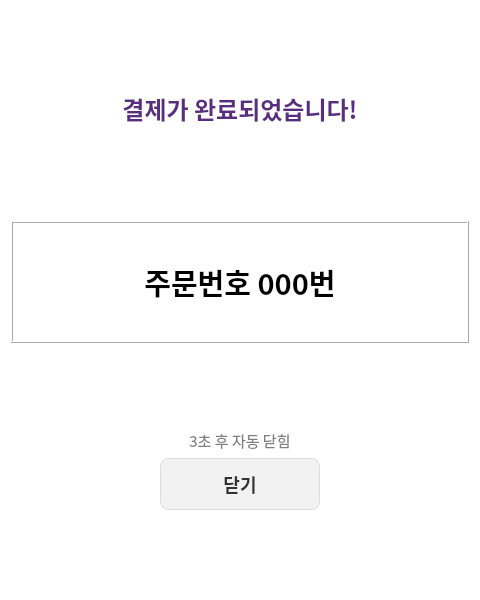
<?xml version="1.0" encoding="UTF-8"?>
<ui version="4.0">
 <class>OrderNumberView</class>
 <widget class="QWidget" name="OrderNumberView">
  <property name="geometry">
   <rect>
    <x>0</x>
    <y>0</y>
    <width>480</width>
    <height>600</height>
   </rect>
  </property>
  <property name="minimumSize">
   <size>
    <width>480</width>
    <height>600</height>
   </size>
  </property>
  <property name="maximumSize">
   <size>
    <width>480</width>
    <height>600</height>
   </size>
  </property>
  <property name="styleSheet">
   <string notr="true">/* 전반적인 위젯 배경 */
QWidget {
    background-color: #FFFFFF;
    font-family: &quot;Malgun Gothic&quot;, sans-serif;
}

/* 제목 레이블 (예: 쿠폰 입력, 결제 수단 선택) */
QLabel#label, QLabel#label_3, QLabel#label_title {
    color: #5A2D81;
    font-weight: bold;
    font-size: 24px;
    margin-bottom: 10px;
}

/* 숫자 입력칸 (QLineEdit) */
QLineEdit {
    border: 2px solid #5A2D81;
    border-radius: 10px;
    padding: 10px;
    font-size: 22px;
    color: #333333;
    background-color: #F9F9F9;
}

/* 일반 버튼 (숫자 패드 등) */
QPushButton {
    background-color: #F2F2F2;
    border: 1px solid #DCDCDC;
    border-radius: 8px;
    font-size: 18px;
    font-weight: bold;
    color: #333333;
    min-height: 50px;
}

QPushButton:pressed {
    background-color: #E0E0E0;
}

/* 포인트 버튼 (확인, 결제하기, APP쿠폰 등) */
QPushButton#pushButton_15, QPushButton#btnPay, QPushButton#coupon_app_btn, QPushButton#btn_insert_card {
    background-color: #5A2D81;
    color: #FFFFFF;
    border: none;
    border-radius: 10px;
    font-size: 20px;
}

QPushButton:hover {
    background-color: #723D9D;
}

/* 취소/이전 버튼 */
QPushButton#pushButton_14, QPushButton#btnCancel, QPushButton#btn_cancel {
    background-color: #A0A0A0;
    color: #FFFFFF;
    border-radius: 10px;
}

/* 결과창 레이블 (조회 성공/실패) */
QLabel#label[text=&quot;조회 성공&quot;] {
    color: #2D815A;
    font-size: 20px;
}

QLabel#label_2[text=&quot;조회 실패&quot;] {
    color: #D32F2F;
    font-size: 20px;
}</string>
  </property>
  <layout class="QVBoxLayout" name="verticalLayout">
   <item>
    <spacer>
     <property name="orientation">
      <enum>Qt::Orientation::Vertical</enum>
     </property>
     <property name="sizeHint" stdset="0">
      <size>
       <width>20</width>
       <height>60</height>
      </size>
     </property>
    </spacer>
   </item>
   <item>
    <widget class="QLabel" name="label_title">
     <property name="font">
      <font>
       <family>Malgun Gothic</family>
       <pointsize>-1</pointsize>
       <bold>true</bold>
      </font>
     </property>
     <property name="text">
      <string>결제가 완료되었습니다!</string>
     </property>
     <property name="alignment">
      <set>Qt::AlignmentFlag::AlignCenter</set>
     </property>
    </widget>
   </item>
   <item>
    <spacer>
     <property name="orientation">
      <enum>Qt::Orientation::Vertical</enum>
     </property>
     <property name="sizeHint" stdset="0">
      <size>
       <width>20</width>
       <height>40</height>
      </size>
     </property>
    </spacer>
   </item>
   <item>
    <widget class="QFrame" name="frame_order">
     <property name="frameShape">
      <enum>QFrame::Shape::Box</enum>
     </property>
     <property name="frameShadow">
      <enum>QFrame::Shadow::Raised</enum>
     </property>
     <layout class="QVBoxLayout">
      <item>
       <widget class="QLabel" name="label_order_number">
        <property name="minimumSize">
         <size>
          <width>300</width>
          <height>100</height>
         </size>
        </property>
        <property name="font">
         <font>
          <family>Malgun Gothic</family>
          <pointsize>22</pointsize>
          <bold>true</bold>
         </font>
        </property>
        <property name="text">
         <string>주문번호 000번</string>
        </property>
        <property name="alignment">
         <set>Qt::AlignmentFlag::AlignCenter</set>
        </property>
       </widget>
      </item>
     </layout>
    </widget>
   </item>
   <item>
    <spacer>
     <property name="orientation">
      <enum>Qt::Orientation::Vertical</enum>
     </property>
     <property name="sizeHint" stdset="0">
      <size>
       <width>20</width>
       <height>40</height>
      </size>
     </property>
    </spacer>
   </item>
   <item>
    <widget class="QLabel" name="label_auto_close">
     <property name="font">
      <font>
       <family>Malgun Gothic</family>
       <pointsize>11</pointsize>
      </font>
     </property>
     <property name="styleSheet">
      <string>color: gray;</string>
     </property>
     <property name="text">
      <string>3초 후 자동 닫힘</string>
     </property>
     <property name="alignment">
      <set>Qt::AlignmentFlag::AlignCenter</set>
     </property>
    </widget>
   </item>
   <item>
    <layout class="QHBoxLayout">
     <item>
      <spacer>
       <property name="orientation">
        <enum>Qt::Orientation::Horizontal</enum>
       </property>
       <property name="sizeHint" stdset="0">
        <size>
         <width>40</width>
         <height>20</height>
        </size>
       </property>
      </spacer>
     </item>
     <item>
      <widget class="QPushButton" name="btn_close">
       <property name="minimumSize">
        <size>
         <width>160</width>
         <height>52</height>
        </size>
       </property>
       <property name="font">
        <font>
         <family>Malgun Gothic</family>
         <pointsize>-1</pointsize>
         <bold>true</bold>
        </font>
       </property>
       <property name="text">
        <string>닫기</string>
       </property>
      </widget>
     </item>
     <item>
      <spacer>
       <property name="orientation">
        <enum>Qt::Orientation::Horizontal</enum>
       </property>
       <property name="sizeHint" stdset="0">
        <size>
         <width>40</width>
         <height>20</height>
        </size>
       </property>
      </spacer>
     </item>
    </layout>
   </item>
   <item>
    <spacer>
     <property name="orientation">
      <enum>Qt::Orientation::Vertical</enum>
     </property>
     <property name="sizeHint" stdset="0">
      <size>
       <width>20</width>
       <height>40</height>
      </size>
     </property>
    </spacer>
   </item>
  </layout>
 </widget>
 <resources/>
 <connections/>
</ui>
